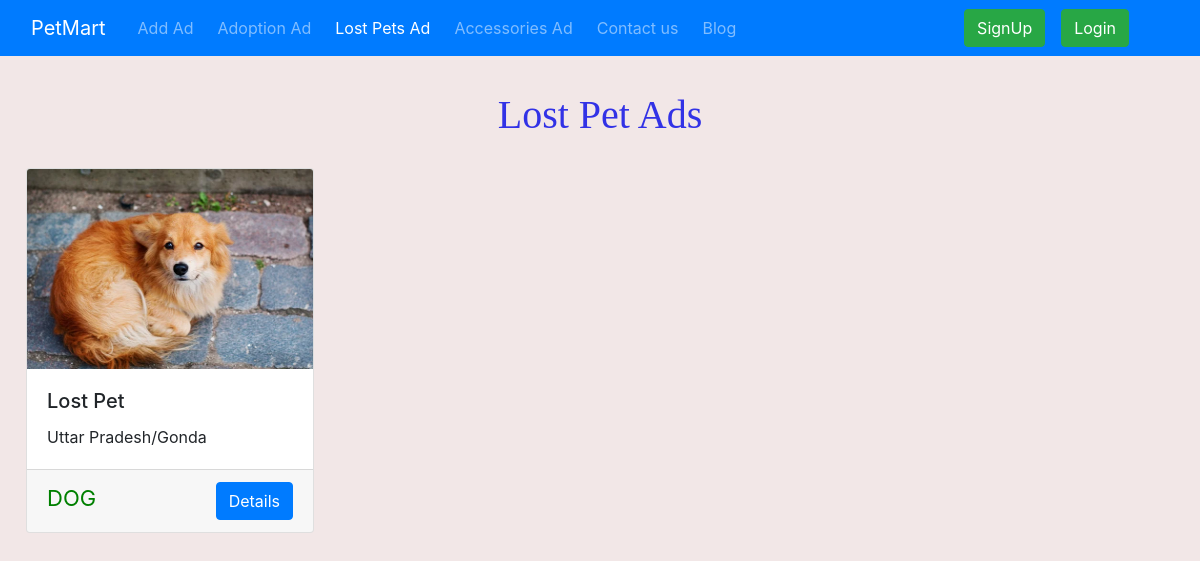
Screenshot of /shop/lostPet with the database file from the repository.
### shop/models.py (models this page shows, shortened)
class Adds(models.Model):
    addId=models.AutoField
    adType=models.CharField(max_length=20,default="")
    addName=models.CharField(max_length=50,default="")
    petCatgory=models.CharField(max_length=50,default="")
    addDescription=models.CharField(max_length=300,default="")
    userId=models.IntegerField()
    pno=models.CharField(max_length=12,default="")
    state=models.CharField(max_length=50,default="")
    city=models.CharField(max_length=50,default="")
    price=models.IntegerField(default=0)
    pub_date=models.DateField(auto_now_add=True)
    image=models.ImageField(upload_to="shop/images/",default="")

### shop/views.py (the view)
# urls.py: path('lostPet', views.lostPet, name="lostPet"),
def lostPet(request):
    lostPetAdd = Adds.objects.filter(adType="Lost Pets Ad")
    params={'lostPet':lostPetAdd}
    return render(request, 'shop/lostPet.html', params)

### shop/templates/shop/lostPet.html (shortened to what this page needs)
{% extends 'shop/base.html' %}
{%block LostActive %} active{%endblock LostActive %}
{% block body %}
<div class="container-fluid">
    <h1 id="heading">Lost Pet Ads</h1>
    {% for i in lostPet %}
    <div class="col-xs-3 col-sm-3 col-md-3 ">
        <div class="card my-4" style="width: 18rem;">
            <img src='/media/{{i.image}}' class="card-img-top" alt="...">
            <div class="card-body">
                <h5 class="card-title">{{i.addName|title}}</h5>
                <p class="card-text"> {{i.state}}/{{i.city}}</p>
            </div>
            <div class="card-footer">
                <p id="category">{{i.petCatgory}}</P>
                <a href="/shop/adview/{{i.id}}">
                    <button id="vd{{i.id}}" class="btn btn-primary cart">Details</button>
                </a>
            </div>
        </div>
    </div>
    {% empty %}
    No data found
    {% endfor %}
</div>
{% endblock %}

### rows the page displays
Adds: image (picture), addName "Lost Pet", state "Uttar Pradesh", city "Gonda", petCatgory "DOG"
